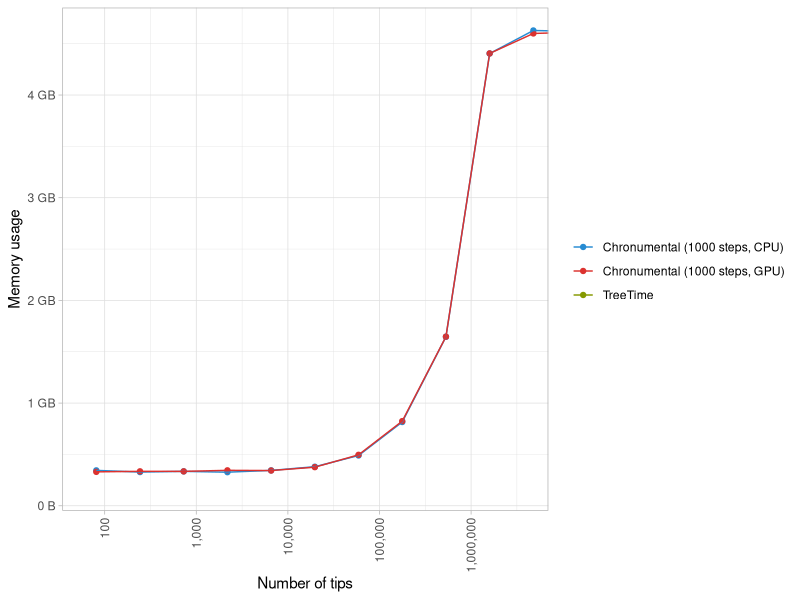
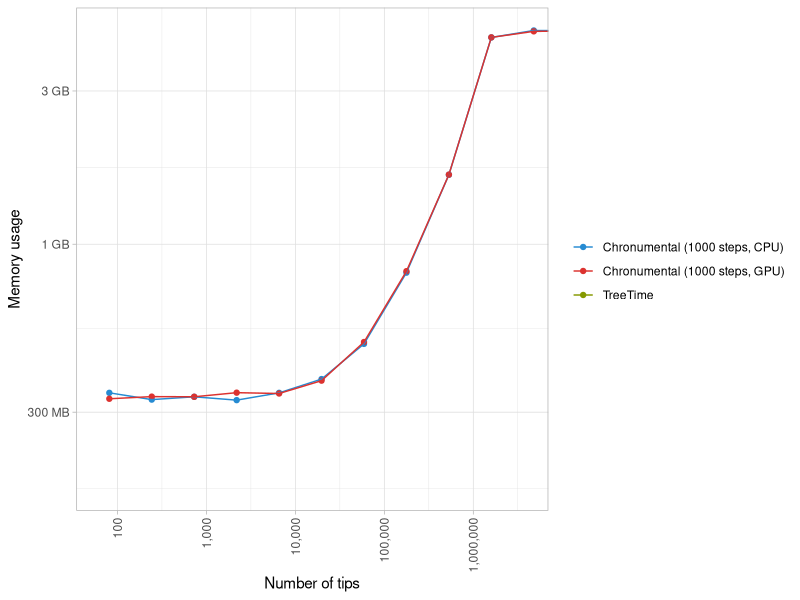
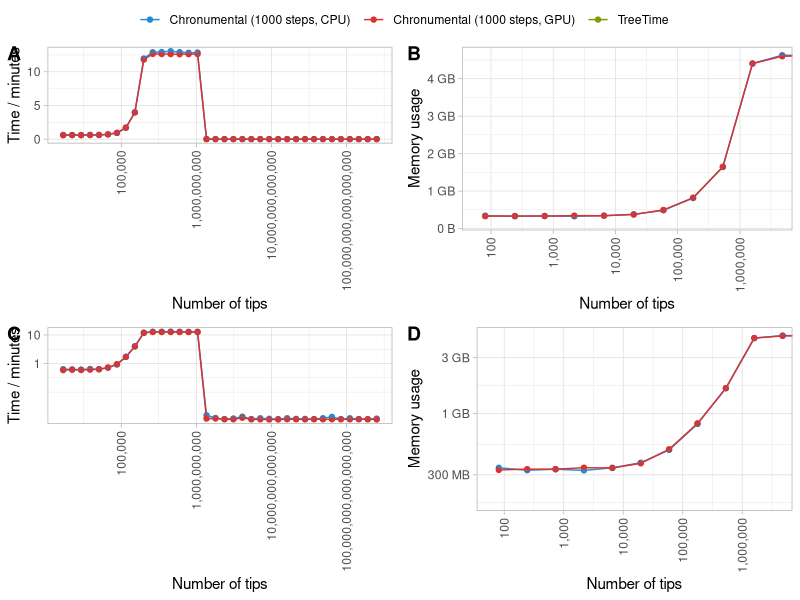
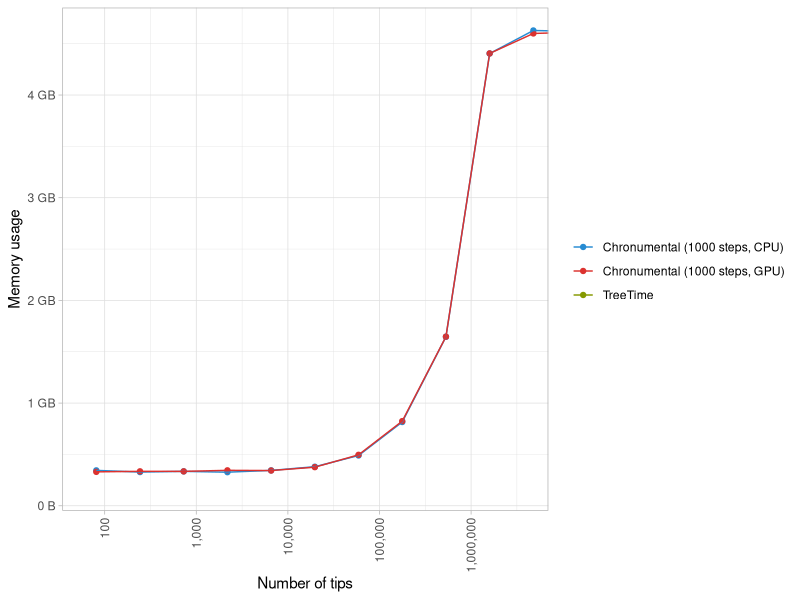
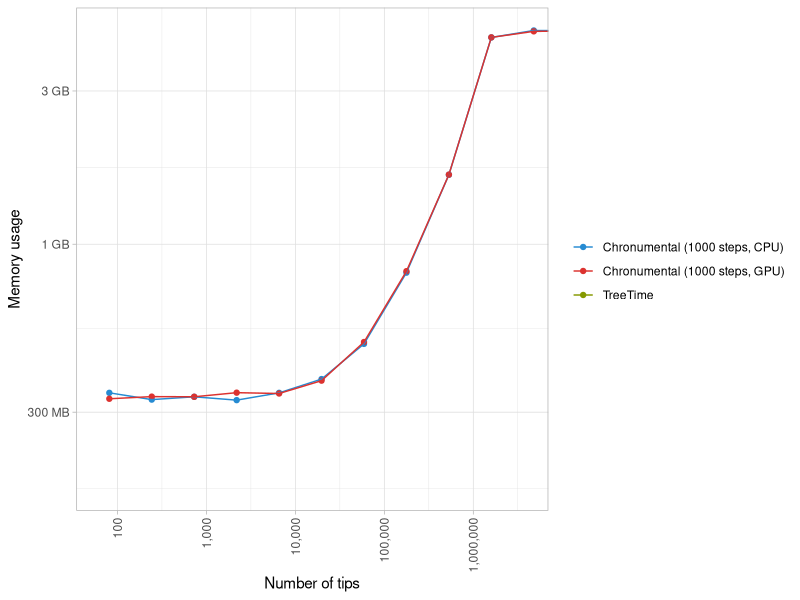
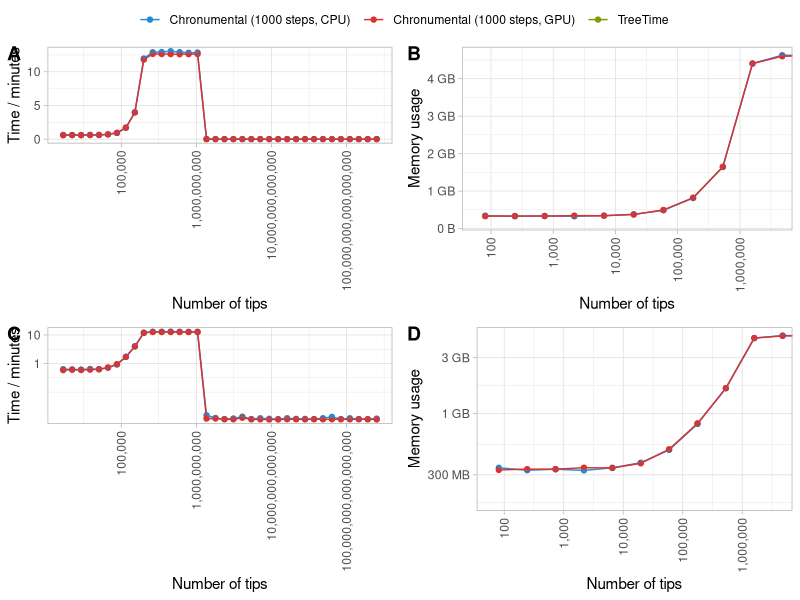
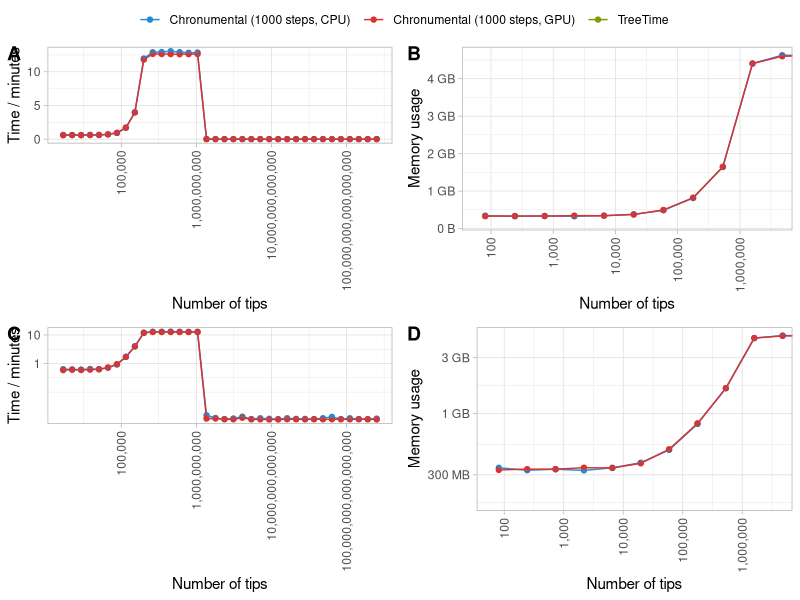

Reproduce these figures in R, in order.
## ---- chunk 1
library(tidyverse)


library(ggpubr)

library(ggthemes)
perf = read_tsv("performance.tsv") %>% mutate(algorithm_full="TreeTime") %>% mutate(algorithm="TreeTime")
perf_chron = read_tsv("performance_chron.tsv") %>% mutate(algorithm_full="Chronumental (1000 steps, CPU)")%>% mutate(algorithm="Chronumental (1000 steps, CPU)")
perf_chron_gpu = read_tsv("performance_chron_gpu.tsv") %>% mutate(algorithm_full="Chronumental (1000 steps, GPU)")%>% mutate(algorithm="Chronumental (1000 steps, GPU)")


#perf_chron_longer = read_tsv("performance_chron.tsv") %>% mutate(algorithm_full="Chronumental (2000 steps)",time=time*10)%>% mutate(algorithm="Chronumental")
together = bind_rows(perf,perf_chron, perf_chron_gpu)#, perf_chron_longer)

together

time_plot = ggplot(together, aes(x=num_tips,y=time/60,color = algorithm))+geom_point()+scale_x_log10(labels = scales::comma) + scale_y_continuous(labels = scales::comma) +theme_light()+geom_line()+labs(x="Number of tips",y="Time / minutes", color="") +
  scale_colour_solarized("blue")+ theme(axis.text.x = element_text(angle = 90, vjust = 0.5, hjust=1))



mem_plot = ggplot(together %>% filter(algorithm_full!="Chronumental (2000 steps)") , aes(x=num_tips,y=memory*1000,color = algorithm))+geom_point()+scale_x_log10(labels = scales::comma) + scale_y_continuous(label = scales::label_bytes("auto_si"))+coord_cartesian(xlim=c(60,4e6),ylim=c()) +theme_light()+geom_line() +labs(x="Number of tips",y="Memory usage", color="")+
  scale_colour_solarized("blue")+ theme(axis.text.x = element_text(angle = 90, vjust = 0.5, hjust=1))

mem_plot

time_plot_log = time_plot  + scale_y_log10(breaks=c(1,10,100,1000))
mem_plot_log = mem_plot  + scale_y_log10(labels = scales::label_bytes("auto_si"))

mem_plot_log



ggarrange(time_plot,mem_plot,time_plot_log,mem_plot_log,  common.legend = TRUE,labels="AUTO")

## ---- chunk 2
library(tidyverse)


library(ggpubr)

library(ggthemes)
perf = read_tsv("performance.tsv") %>% mutate(algorithm_full="TreeTime") %>% mutate(algorithm="TreeTime")
perf_chron = read_tsv("performance_chron.tsv") %>% mutate(algorithm_full="Chronumental (1000 steps, CPU)")%>% mutate(algorithm="Chronumental (1000 steps, CPU)")
perf_chron_gpu = read_tsv("performance_chron_gpu.tsv") %>% mutate(algorithm_full="Chronumental (1000 steps, GPU)")%>% mutate(algorithm="Chronumental (1000 steps, GPU)")


#perf_chron_longer = read_tsv("performance_chron.tsv") %>% mutate(algorithm_full="Chronumental (2000 steps)",time=time*10)%>% mutate(algorithm="Chronumental")
together = bind_rows(perf,perf_chron, perf_chron_gpu)#, perf_chron_longer)

together

time_plot = ggplot(together, aes(x=num_tips,y=time/60,color = algorithm))+geom_point()+scale_x_log10(labels = scales::comma) + scale_y_continuous(labels = scales::comma) +theme_light()+geom_line()+labs(x="Number of tips",y="Time / minutes", color="") +
  scale_colour_solarized("blue")+ theme(axis.text.x = element_text(angle = 90, vjust = 0.5, hjust=1))



mem_plot = ggplot(together %>% filter(algorithm_full!="Chronumental (2000 steps)") , aes(x=num_tips,y=memory*1000,color = algorithm))+geom_point()+scale_x_log10(labels = scales::comma) + scale_y_continuous(label = scales::label_bytes("auto_si"))+coord_cartesian(xlim=c(60,4e6),ylim=c()) +theme_light()+geom_line() +labs(x="Number of tips",y="Memory usage", color="")+
  scale_colour_solarized("blue")+ theme(axis.text.x = element_text(angle = 90, vjust = 0.5, hjust=1))

mem_plot

time_plot_log = time_plot  + scale_y_log10(breaks=c(1,10,100,1000))
mem_plot_log = mem_plot  + scale_y_log10(labels = scales::label_bytes("auto_si"))

mem_plot_log


ggarrange(time_plot,mem_plot,time_plot_log,mem_plot_log,  common.legend = TRUE,labels="AUTO")
ggsave("../manuscript/Figures/performance.pdf",width=7,height=7)
